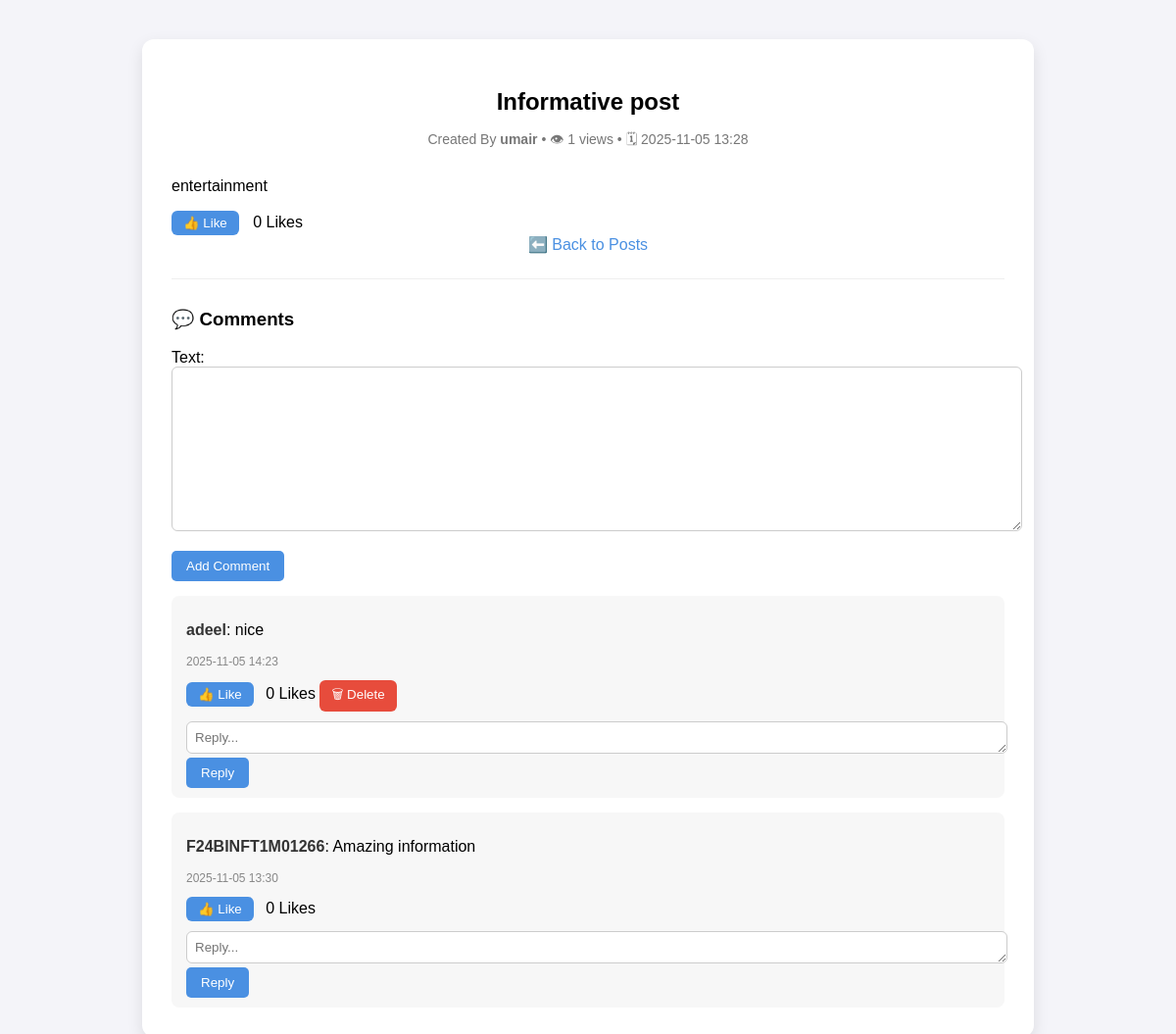
/post/3/ (signed in), run on an earlier commit of the app's database.
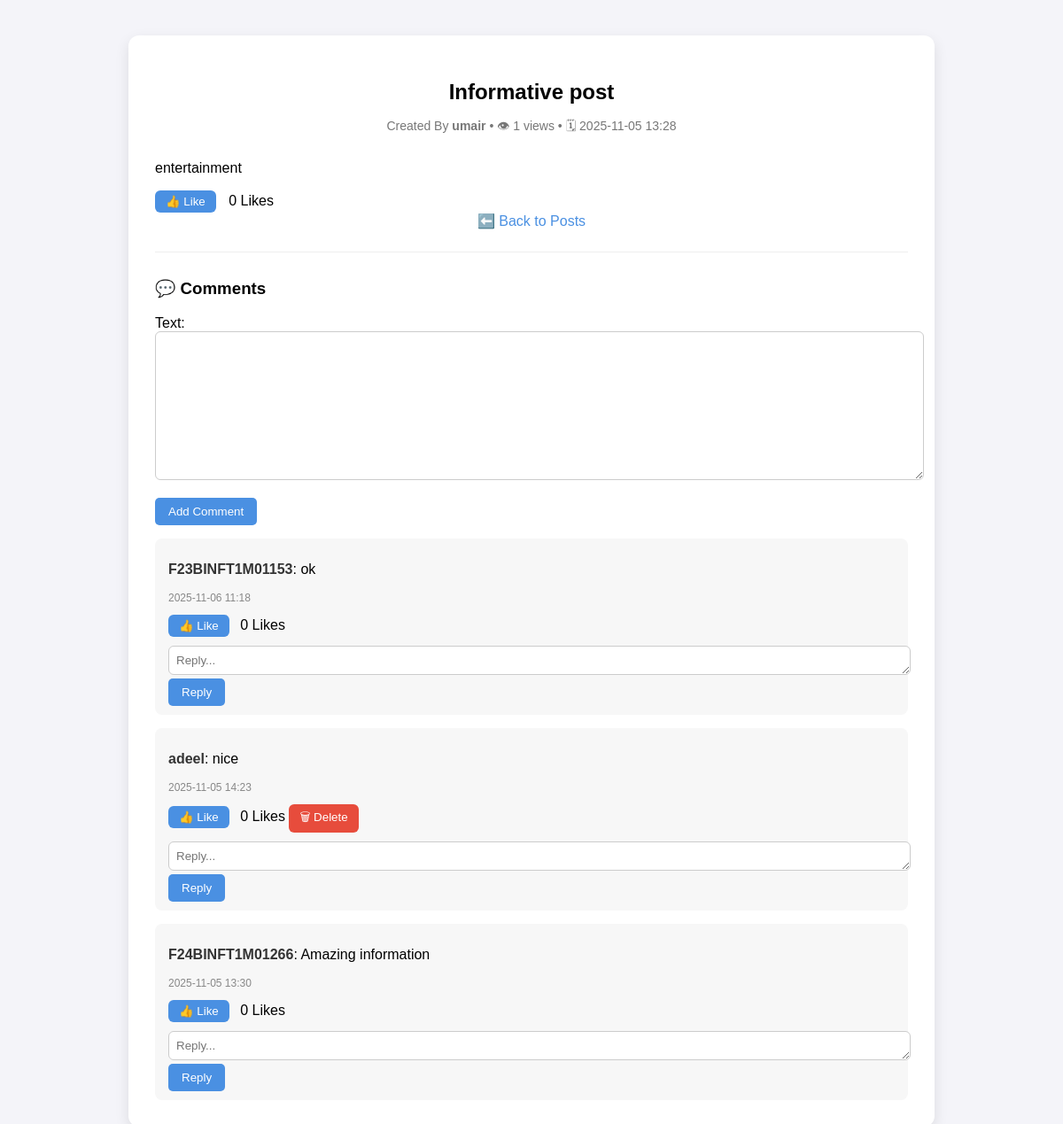
And on a later commit of the database.
### newapp/models.py (models this page shows)
class Comment(models.Model):
    post = models.ForeignKey(Post, on_delete=models.CASCADE, related_name="comments")
    author = models.ForeignKey(User, on_delete=models.CASCADE)
    text = models.TextField()
    parent = models.ForeignKey('self', on_delete=models.CASCADE, null=True, blank=True, related_name='replies')
    created_at = models.DateTimeField(auto_now_add=True)

### newapp/views.py (the view)
# urls.py: path('post/<int:pk>/', views.post_detail, name='post_detail'),
@login_required
def post_detail(request, pk):
    post = get_object_or_404(Post, pk=pk)
    session_key = f'viewed_post_{post.pk}'
    if not request.session.get(session_key, False):
        post.views += 1
        post.save(update_fields=['views'])
        request.session[session_key] = True
    comments = post.comments.filter(parent__isnull=True).order_by('-created_at')
    user_liked = post.likes.filter(user=request.user).exists()
    if request.method == 'POST':
        comment_form = CommentForm(request.POST)
        parent_id = request.POST.get('parent_id')
        if comment_form.is_valid():
            comment = comment_form.save(commit=False)
            comment.post = post
            comment.author = request.user
            if parent_id:
                parent_comment = Comment.objects.get(id=parent_id)
                comment.parent = parent_comment
            comment.save()
            messages.success(request, "Comment added successfully!")
            return redirect('newapp:post_detail', pk=post.pk)
    else:
        comment_form = CommentForm()
    for comment in comments:
        comment.liked_by_user = comment.likes.filter(id=request.user.id).exists()
        for reply in comment.replies.all():
            reply.liked_by_user = reply.likes.filter(id=request.user.id).exists()
    context = {
        'post': post,
        'comments': comments,
        'comment_form': comment_form,
        'user_liked': user_liked,
    }
    return render(request, 'newapp/post_detail.html', context)

### newapp/forms.py
class CommentForm(forms.ModelForm):
    class Meta:
        model = Comment
        fields = ['text']

### templates/newapp/post_detail.html (shortened to what this page needs)
{% load static %}
<!DOCTYPE html>
<html lang="en">
<head>
</head>
<body>
<div class="container">
    <h2>{{ post.title }}</h2>
    <p class="meta">
        Created By <strong>{{ post.author.username }}</strong> •
        👁 {{ post.views }} views •
        🗓 {{ post.created_at|date:"Y-m-d H:i" }}
    </p>
    <p>{{ post.content }}</p>
    {% if user.is_authenticated %}
        <form method="POST" action="{% url 'newapp:post_like' post.pk %}" style="display:inline;">
            {% if user_liked %}
                <button type="submit" class="like-btn unlike-btn">❤️ Unlike</button>
            {% else %}
                <button type="submit" class="like-btn">👍 Like</button>
            {% endif %}
        </form>
        <span style="margin-left:10px;">
            {{ post.likes.count }} Likes
        </span>
    {% else %}
        <p><a href="{% url 'newapp:login' %}">Login</a> to like this post ❤️</p>
    {% endif %}
    <div class="back-link">
        <a href="{% url 'newapp:post_list' %}">⬅️ Back to Posts</a>
    </div>
    <hr>
    <div class="comments">
        <h3>💬 Comments</h3>
        {% if user.is_authenticated %}
        <form method="POST" class="comment-box">
            {{ comment_form.as_p }}
            <button type="submit" class="btn">Add Comment</button>
        </form>
        {% else %}
            <p><a href="{% url 'newapp:login' %}">Login</a> to comment 💬</p>
        {% endif %}
        {% for comment in comments %}
            <div class="comment">
                <p><strong>{{ comment.author.username }}</strong>: {{ comment.text }}</p>
                <p class="meta-time">{{ comment.created_at|date:"Y-m-d H:i" }}</p>
                {% if user.is_authenticated %}
                    <form method="POST" action="{% url 'newapp:comment_like' comment.pk %}" style="display:inline;">
                        {% if comment.liked_by_user %}
                            <button type="submit" class="like-btn unlike-btn">❤️ Unlike</button>
                        {% else %}
                            <button type="submit" class="like-btn">👍 Like</button>
                        {% endif %}
                    </form>
                    <span style="margin-left:8px;">{{ comment.likes.count }} Likes</span>
                    {% if user == comment.author or user == post.author or user.is_superuser %}
                        <form method="POST" action="{% url 'newapp:delete_comments' comment.pk %}" style="display:inline;">
                            <button type="submit" class="like-btn unlike-btn" style="background:#e74c3c;">🗑 Delete</button>
                        </form>
                    {% endif %}
                    <form method="POST" class="reply-box" style="margin-top:10px;">
                        <textarea name="text" rows="1" placeholder="Reply..."></textarea><br>
                        <button type="submit" class="btn">Reply</button>
                    </form>
                {% endif %}
            </div>
        {% empty %}
            <p>No comments yet. Be the first to comment!</p>
        {% endfor %}
    </div>
</div>
</body>
</html>

What changed in the data, as far as the page shows it:
added Comment: author.username "F23BINFT1M01153", text "ok", created_at "2025-11-06 11:18", shows "👍 Like", likes.count "0"
